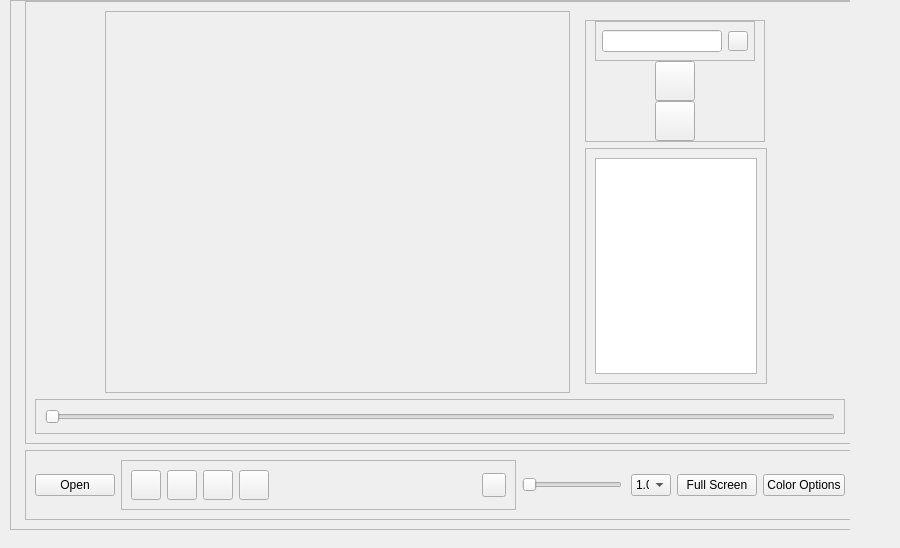
<?xml version="1.0" encoding="UTF-8"?>
<ui version="4.0">
 <class>MainWindow</class>
 <widget class="QMainWindow" name="MainWindow">
  <property name="geometry">
   <rect>
    <x>0</x>
    <y>0</y>
    <width>900</width>
    <height>548</height>
   </rect>
  </property>
  <property name="sizePolicy">
   <sizepolicy hsizetype="Fixed" vsizetype="Fixed">
    <horstretch>0</horstretch>
    <verstretch>0</verstretch>
   </sizepolicy>
  </property>
  <property name="minimumSize">
   <size>
    <width>800</width>
    <height>530</height>
   </size>
  </property>
  <property name="maximumSize">
   <size>
    <width>900</width>
    <height>550</height>
   </size>
  </property>
  <property name="windowTitle">
   <string>MainWindow</string>
  </property>
  <widget class="QWidget" name="centralwidget">
   <property name="enabled">
    <bool>true</bool>
   </property>
   <property name="sizePolicy">
    <sizepolicy hsizetype="Fixed" vsizetype="Fixed">
     <horstretch>0</horstretch>
     <verstretch>0</verstretch>
    </sizepolicy>
   </property>
   <property name="minimumSize">
    <size>
     <width>850</width>
     <height>550</height>
    </size>
   </property>
   <property name="maximumSize">
    <size>
     <width>850</width>
     <height>1500</height>
    </size>
   </property>
   <widget class="QFrame" name="frame">
    <property name="geometry">
     <rect>
      <x>10</x>
      <y>0</y>
      <width>860</width>
      <height>530</height>
     </rect>
    </property>
    <property name="sizePolicy">
     <sizepolicy hsizetype="Fixed" vsizetype="Fixed">
      <horstretch>0</horstretch>
      <verstretch>0</verstretch>
     </sizepolicy>
    </property>
    <property name="minimumSize">
     <size>
      <width>860</width>
      <height>530</height>
     </size>
    </property>
    <property name="maximumSize">
     <size>
      <width>860</width>
      <height>530</height>
     </size>
    </property>
    <property name="frameShape">
     <enum>QFrame::StyledPanel</enum>
    </property>
    <property name="frameShadow">
     <enum>QFrame::Raised</enum>
    </property>
    <layout class="QGridLayout" name="gridLayout_3">
     <property name="topMargin">
      <number>0</number>
     </property>
     <item row="0" column="0">
      <widget class="QFrame" name="frame_2">
       <property name="enabled">
        <bool>true</bool>
       </property>
       <property name="sizePolicy">
        <sizepolicy hsizetype="Preferred" vsizetype="Preferred">
         <horstretch>0</horstretch>
         <verstretch>0</verstretch>
        </sizepolicy>
       </property>
       <property name="minimumSize">
        <size>
         <width>830</width>
         <height>0</height>
        </size>
       </property>
       <property name="maximumSize">
        <size>
         <width>380</width>
         <height>16777215</height>
        </size>
       </property>
       <property name="frameShape">
        <enum>QFrame::StyledPanel</enum>
       </property>
       <property name="frameShadow">
        <enum>QFrame::Raised</enum>
       </property>
       <layout class="QGridLayout" name="gridLayout">
        <item row="0" column="1" colspan="2">
         <widget class="QFrame" name="frame_4">
          <property name="minimumSize">
           <size>
            <width>450</width>
            <height>300</height>
           </size>
          </property>
          <property name="frameShape">
           <enum>QFrame::StyledPanel</enum>
          </property>
          <property name="frameShadow">
           <enum>QFrame::Raised</enum>
          </property>
          <layout class="QGridLayout" name="gridLayout_2">
           <item row="0" column="0">
            <widget class="QLabel" name="label">
             <property name="minimumSize">
              <size>
               <width>445</width>
               <height>295</height>
              </size>
             </property>
             <property name="cursor">
              <cursorShape>CrossCursor</cursorShape>
             </property>
             <property name="mouseTracking">
              <bool>true</bool>
             </property>
             <property name="text">
              <string/>
             </property>
             <property name="pixmap">
              <pixmap>C:/Users/Kian/Desktop/Screenshot 2022-11-28 201937.png</pixmap>
             </property>
            </widget>
           </item>
          </layout>
         </widget>
        </item>
        <item row="0" column="3">
         <widget class="QFrame" name="frame_3">
          <property name="enabled">
           <bool>true</bool>
          </property>
          <property name="minimumSize">
           <size>
            <width>200</width>
            <height>300</height>
           </size>
          </property>
          <property name="maximumSize">
           <size>
            <width>180</width>
            <height>450</height>
           </size>
          </property>
          <property name="cursor">
           <cursorShape>ArrowCursor</cursorShape>
          </property>
          <property name="mouseTracking">
           <bool>false</bool>
          </property>
          <property name="frameShape">
           <enum>QFrame::NoFrame</enum>
          </property>
          <property name="frameShadow">
           <enum>QFrame::Plain</enum>
          </property>
          <layout class="QGridLayout" name="gridLayout_4">
           <item row="1" column="0">
            <widget class="QFrame" name="frame_9">
             <property name="frameShape">
              <enum>QFrame::StyledPanel</enum>
             </property>
             <property name="frameShadow">
              <enum>QFrame::Raised</enum>
             </property>
             <layout class="QGridLayout" name="gridLayout_5">
              <item row="0" column="0">
               <widget class="QListView" name="listView"/>
              </item>
             </layout>
            </widget>
           </item>
           <item row="0" column="0">
            <widget class="QFrame" name="frame_8">
             <property name="minimumSize">
              <size>
               <width>180</width>
               <height>0</height>
              </size>
             </property>
             <property name="maximumSize">
              <size>
               <width>180</width>
               <height>16777215</height>
              </size>
             </property>
             <property name="frameShape">
              <enum>QFrame::StyledPanel</enum>
             </property>
             <property name="frameShadow">
              <enum>QFrame::Raised</enum>
             </property>
             <layout class="QVBoxLayout" name="verticalLayout_2" stretch="0,0,0">
              <property name="spacing">
               <number>0</number>
              </property>
              <property name="leftMargin">
               <number>0</number>
              </property>
              <property name="topMargin">
               <number>0</number>
              </property>
              <property name="rightMargin">
               <number>0</number>
              </property>
              <property name="bottomMargin">
               <number>0</number>
              </property>
              <item alignment="Qt::AlignHCenter|Qt::AlignVCenter">
               <widget class="QFrame" name="frame_10">
                <property name="minimumSize">
                 <size>
                  <width>160</width>
                  <height>40</height>
                 </size>
                </property>
                <property name="maximumSize">
                 <size>
                  <width>160</width>
                  <height>40</height>
                 </size>
                </property>
                <property name="frameShape">
                 <enum>QFrame::StyledPanel</enum>
                </property>
                <property name="frameShadow">
                 <enum>QFrame::Raised</enum>
                </property>
                <layout class="QHBoxLayout" name="horizontalLayout">
                 <property name="spacing">
                  <number>0</number>
                 </property>
                 <property name="leftMargin">
                  <number>0</number>
                 </property>
                 <property name="topMargin">
                  <number>0</number>
                 </property>
                 <property name="rightMargin">
                  <number>0</number>
                 </property>
                 <property name="bottomMargin">
                  <number>0</number>
                 </property>
                 <item>
                  <widget class="QLineEdit" name="lineEdit">
                   <property name="minimumSize">
                    <size>
                     <width>120</width>
                     <height>0</height>
                    </size>
                   </property>
                   <property name="maximumSize">
                    <size>
                     <width>50</width>
                     <height>16777215</height>
                    </size>
                   </property>
                   <property name="autoFillBackground">
                    <bool>true</bool>
                   </property>
                   <property name="clearButtonEnabled">
                    <bool>false</bool>
                   </property>
                  </widget>
                 </item>
                 <item>
                  <widget class="QPushButton" name="pushButton_11">
                   <property name="minimumSize">
                    <size>
                     <width>20</width>
                     <height>20</height>
                    </size>
                   </property>
                   <property name="maximumSize">
                    <size>
                     <width>20</width>
                     <height>20</height>
                    </size>
                   </property>
                   <property name="text">
                    <string/>
                   </property>
                   <property name="icon">
                    <iconset resource="assets/icones.qrc">
                     <normaloff>:/Blue/Blue/arrow-right.svg</normaloff>:/Blue/Blue/arrow-right.svg</iconset>
                   </property>
                  </widget>
                 </item>
                </layout>
               </widget>
              </item>
              <item alignment="Qt::AlignHCenter">
               <widget class="QPushButton" name="pushButton_9">
                <property name="minimumSize">
                 <size>
                  <width>40</width>
                  <height>40</height>
                 </size>
                </property>
                <property name="maximumSize">
                 <size>
                  <width>40</width>
                  <height>40</height>
                 </size>
                </property>
                <property name="text">
                 <string/>
                </property>
                <property name="icon">
                 <iconset resource="assets/icones.qrc">
                  <normaloff>:/Gray/Gray/crop.svg</normaloff>:/Gray/Gray/crop.svg</iconset>
                </property>
                <property name="iconSize">
                 <size>
                  <width>25</width>
                  <height>25</height>
                 </size>
                </property>
               </widget>
              </item>
              <item alignment="Qt::AlignHCenter">
               <widget class="QPushButton" name="pushButton_10">
                <property name="minimumSize">
                 <size>
                  <width>40</width>
                  <height>40</height>
                 </size>
                </property>
                <property name="maximumSize">
                 <size>
                  <width>40</width>
                  <height>40</height>
                 </size>
                </property>
                <property name="text">
                 <string/>
                </property>
               </widget>
              </item>
             </layout>
            </widget>
           </item>
          </layout>
         </widget>
        </item>
        <item row="1" column="0" colspan="5">
         <widget class="QFrame" name="frame_6">
          <property name="frameShape">
           <enum>QFrame::StyledPanel</enum>
          </property>
          <property name="frameShadow">
           <enum>QFrame::Raised</enum>
          </property>
          <layout class="QVBoxLayout" name="verticalLayout">
           <item>
            <widget class="QSlider" name="horizontalSlider">
             <property name="orientation">
              <enum>Qt::Horizontal</enum>
             </property>
            </widget>
           </item>
          </layout>
         </widget>
        </item>
       </layout>
      </widget>
     </item>
     <item row="1" column="0">
      <widget class="QFrame" name="frame_5">
       <property name="minimumSize">
        <size>
         <width>830</width>
         <height>70</height>
        </size>
       </property>
       <property name="maximumSize">
        <size>
         <width>830</width>
         <height>70</height>
        </size>
       </property>
       <property name="frameShape">
        <enum>QFrame::StyledPanel</enum>
       </property>
       <property name="frameShadow">
        <enum>QFrame::Raised</enum>
       </property>
       <layout class="QHBoxLayout" name="horizontalLayout_2">
        <item>
         <widget class="QPushButton" name="pushButton_6">
          <property name="text">
           <string>Open</string>
          </property>
          <property name="icon">
           <iconset resource="assets/icones.qrc">
            <normaloff>:/Blue/Blue/airplay.svg</normaloff>:/Blue/Blue/airplay.svg</iconset>
          </property>
         </widget>
        </item>
        <item>
         <widget class="QFrame" name="frame_7">
          <property name="frameShape">
           <enum>QFrame::StyledPanel</enum>
          </property>
          <property name="frameShadow">
           <enum>QFrame::Raised</enum>
          </property>
          <layout class="QGridLayout" name="gridLayout_6">
           <item row="0" column="0">
            <widget class="QPushButton" name="pushButton">
             <property name="minimumSize">
              <size>
               <width>30</width>
               <height>30</height>
              </size>
             </property>
             <property name="maximumSize">
              <size>
               <width>30</width>
               <height>30</height>
              </size>
             </property>
             <property name="text">
              <string/>
             </property>
             <property name="icon">
              <iconset resource="assets/icones.qrc">
               <normaloff>:/Gray/Gray/stop-circle.svg</normaloff>:/Gray/Gray/stop-circle.svg</iconset>
             </property>
             <property name="iconSize">
              <size>
               <width>24</width>
               <height>24</height>
              </size>
             </property>
            </widget>
           </item>
           <item row="0" column="1">
            <widget class="QPushButton" name="pushButton_2">
             <property name="minimumSize">
              <size>
               <width>30</width>
               <height>30</height>
              </size>
             </property>
             <property name="maximumSize">
              <size>
               <width>30</width>
               <height>30</height>
              </size>
             </property>
             <property name="text">
              <string/>
             </property>
             <property name="icon">
              <iconset resource="assets/icones.qrc">
               <normaloff>:/Blue/Blue/skip-back.svg</normaloff>:/Blue/Blue/skip-back.svg</iconset>
             </property>
            </widget>
           </item>
           <item row="0" column="2">
            <widget class="QPushButton" name="pushButton_3">
             <property name="minimumSize">
              <size>
               <width>30</width>
               <height>30</height>
              </size>
             </property>
             <property name="maximumSize">
              <size>
               <width>30</width>
               <height>30</height>
              </size>
             </property>
             <property name="text">
              <string/>
             </property>
             <property name="icon">
              <iconset resource="assets/icones.qrc">
               <normaloff>:/Blue/Blue/play.svg</normaloff>:/Blue/Blue/play.svg</iconset>
             </property>
             <property name="iconSize">
              <size>
               <width>24</width>
               <height>24</height>
              </size>
             </property>
            </widget>
           </item>
           <item row="0" column="3">
            <widget class="QPushButton" name="pushButton_4">
             <property name="minimumSize">
              <size>
               <width>30</width>
               <height>30</height>
              </size>
             </property>
             <property name="maximumSize">
              <size>
               <width>30</width>
               <height>30</height>
              </size>
             </property>
             <property name="text">
              <string/>
             </property>
             <property name="icon">
              <iconset resource="assets/icones.qrc">
               <normaloff>:/Blue/Blue/skip-forward.svg</normaloff>:/Blue/Blue/skip-forward.svg</iconset>
             </property>
            </widget>
           </item>
           <item row="0" column="4">
            <spacer name="horizontalSpacer">
             <property name="orientation">
              <enum>Qt::Horizontal</enum>
             </property>
             <property name="sizeHint" stdset="0">
              <size>
               <width>150</width>
               <height>20</height>
              </size>
             </property>
            </spacer>
           </item>
           <item row="0" column="5">
            <widget class="QPushButton" name="pushButton_5">
             <property name="minimumSize">
              <size>
               <width>24</width>
               <height>24</height>
              </size>
             </property>
             <property name="maximumSize">
              <size>
               <width>24</width>
               <height>24</height>
              </size>
             </property>
             <property name="text">
              <string/>
             </property>
             <property name="icon">
              <iconset resource="assets/icones.qrc">
               <normaloff>:/Blue/Blue/volume-x.svg</normaloff>:/Blue/Blue/volume-x.svg</iconset>
             </property>
            </widget>
           </item>
          </layout>
         </widget>
        </item>
        <item>
         <widget class="QSlider" name="horizontalSlider_2">
          <property name="minimumSize">
           <size>
            <width>70</width>
            <height>0</height>
           </size>
          </property>
          <property name="maximumSize">
           <size>
            <width>100</width>
            <height>16777215</height>
           </size>
          </property>
          <property name="orientation">
           <enum>Qt::Horizontal</enum>
          </property>
         </widget>
        </item>
        <item>
         <spacer name="horizontalSpacer_2">
          <property name="orientation">
           <enum>Qt::Horizontal</enum>
          </property>
          <property name="sizeType">
           <enum>QSizePolicy::Minimum</enum>
          </property>
          <property name="sizeHint" stdset="0">
           <size>
            <width>3</width>
            <height>20</height>
           </size>
          </property>
         </spacer>
        </item>
        <item>
         <widget class="QComboBox" name="comboBox">
          <property name="maximumSize">
           <size>
            <width>40</width>
            <height>16777215</height>
           </size>
          </property>
          <item>
           <property name="text">
            <string>1.0 x</string>
           </property>
          </item>
          <item>
           <property name="text">
            <string>1.5 x</string>
           </property>
          </item>
          <item>
           <property name="text">
            <string>2.0 x</string>
           </property>
          </item>
         </widget>
        </item>
        <item>
         <widget class="QPushButton" name="pushButton_7">
          <property name="text">
           <string>Full Screen</string>
          </property>
         </widget>
        </item>
        <item>
         <widget class="QPushButton" name="pushButton_8">
          <property name="text">
           <string>Color Options</string>
          </property>
         </widget>
        </item>
       </layout>
      </widget>
     </item>
    </layout>
   </widget>
  </widget>
 </widget>
 <resources>
  <include location="assets/icones.qrc"/>
 </resources>
 <connections>
  <connection>
   <sender>pushButton_6</sender>
   <signal>clicked()</signal>
   <receiver>label</receiver>
   <slot>clear()</slot>
   <hints>
    <hint type="sourcelabel">
     <x>82</x>
     <y>488</y>
    </hint>
    <hint type="destinationlabel">
     <x>84</x>
     <y>365</y>
    </hint>
   </hints>
  </connection>
  <connection>
   <sender>pushButton</sender>
   <signal>clicked()</signal>
   <receiver>label</receiver>
   <slot>clear()</slot>
   <hints>
    <hint type="sourcelabel">
     <x>136</x>
     <y>479</y>
    </hint>
    <hint type="destinationlabel">
     <x>136</x>
     <y>373</y>
    </hint>
   </hints>
  </connection>
  <connection>
   <sender>pushButton_3</sender>
   <signal>clicked()</signal>
   <receiver>label</receiver>
   <slot>clear()</slot>
   <hints>
    <hint type="sourcelabel">
     <x>211</x>
     <y>480</y>
    </hint>
    <hint type="destinationlabel">
     <x>209</x>
     <y>344</y>
    </hint>
   </hints>
  </connection>
  <connection>
   <sender>pushButton_2</sender>
   <signal>clicked()</signal>
   <receiver>label</receiver>
   <slot>clear()</slot>
   <hints>
    <hint type="sourcelabel">
     <x>179</x>
     <y>482</y>
    </hint>
    <hint type="destinationlabel">
     <x>174</x>
     <y>350</y>
    </hint>
   </hints>
  </connection>
  <connection>
   <sender>pushButton_4</sender>
   <signal>clicked()</signal>
   <receiver>label</receiver>
   <slot>clear()</slot>
   <hints>
    <hint type="sourcelabel">
     <x>257</x>
     <y>486</y>
    </hint>
    <hint type="destinationlabel">
     <x>262</x>
     <y>355</y>
    </hint>
   </hints>
  </connection>
  <connection>
   <sender>pushButton_5</sender>
   <signal>clicked()</signal>
   <receiver>label</receiver>
   <slot>clear()</slot>
   <hints>
    <hint type="sourcelabel">
     <x>489</x>
     <y>483</y>
    </hint>
    <hint type="destinationlabel">
     <x>492</x>
     <y>346</y>
    </hint>
   </hints>
  </connection>
  <connection>
   <sender>horizontalSlider_2</sender>
   <signal>rangeChanged(int,int)</signal>
   <receiver>label</receiver>
   <slot>setNum(int)</slot>
   <hints>
    <hint type="sourcelabel">
     <x>542</x>
     <y>490</y>
    </hint>
    <hint type="destinationlabel">
     <x>548</x>
     <y>364</y>
    </hint>
   </hints>
  </connection>
  <connection>
   <sender>comboBox</sender>
   <signal>activated(int)</signal>
   <receiver>label</receiver>
   <slot>clear()</slot>
   <hints>
    <hint type="sourcelabel">
     <x>648</x>
     <y>479</y>
    </hint>
    <hint type="destinationlabel">
     <x>611</x>
     <y>341</y>
    </hint>
   </hints>
  </connection>
  <connection>
   <sender>pushButton_7</sender>
   <signal>clicked()</signal>
   <receiver>label</receiver>
   <slot>clear()</slot>
   <hints>
    <hint type="sourcelabel">
     <x>708</x>
     <y>475</y>
    </hint>
    <hint type="destinationlabel">
     <x>606</x>
     <y>289</y>
    </hint>
   </hints>
  </connection>
  <connection>
   <sender>pushButton_9</sender>
   <signal>clicked()</signal>
   <receiver>label</receiver>
   <slot>clear()</slot>
   <hints>
    <hint type="sourcelabel">
     <x>731</x>
     <y>81</y>
    </hint>
    <hint type="destinationlabel">
     <x>617</x>
     <y>132</y>
    </hint>
   </hints>
  </connection>
  <connection>
   <sender>lineEdit</sender>
   <signal>textEdited(QString)</signal>
   <receiver>label</receiver>
   <slot>setText(QString)</slot>
   <hints>
    <hint type="sourcelabel">
     <x>688</x>
     <y>39</y>
    </hint>
    <hint type="destinationlabel">
     <x>611</x>
     <y>62</y>
    </hint>
   </hints>
  </connection>
  <connection>
   <sender>pushButton_11</sender>
   <signal>clicked()</signal>
   <receiver>lineEdit</receiver>
   <slot>clear()</slot>
   <hints>
    <hint type="sourcelabel">
     <x>798</x>
     <y>39</y>
    </hint>
    <hint type="destinationlabel">
     <x>775</x>
     <y>37</y>
    </hint>
   </hints>
  </connection>
  <connection>
   <sender>horizontalSlider</sender>
   <signal>valueChanged(int)</signal>
   <receiver>label</receiver>
   <slot>clear()</slot>
   <hints>
    <hint type="sourcelabel">
     <x>400</x>
     <y>405</y>
    </hint>
    <hint type="destinationlabel">
     <x>408</x>
     <y>367</y>
    </hint>
   </hints>
  </connection>
  <connection>
   <sender>listView</sender>
   <signal>activated(QModelIndex)</signal>
   <receiver>label</receiver>
   <slot>clear()</slot>
   <hints>
    <hint type="sourcelabel">
     <x>743</x>
     <y>227</y>
    </hint>
    <hint type="destinationlabel">
     <x>609</x>
     <y>218</y>
    </hint>
   </hints>
  </connection>
 </connections>
</ui>
